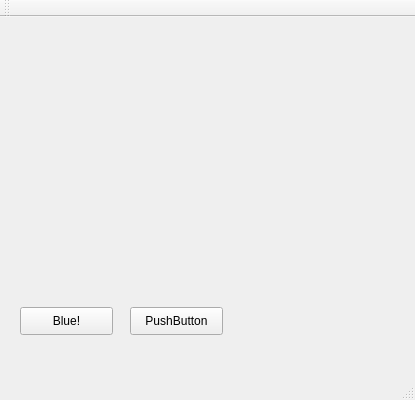
<?xml version="1.0" encoding="UTF-8"?>
<ui version="4.0">
 <class>QtWidgetsApplication1Class</class>
 <widget class="QMainWindow" name="QtWidgetsApplication1Class">
  <property name="geometry">
   <rect>
    <x>0</x>
    <y>0</y>
    <width>415</width>
    <height>400</height>
   </rect>
  </property>
  <property name="windowTitle">
   <string>QtWidgetsApplication1</string>
  </property>
  <widget class="QWidget" name="centralWidget">
   <widget class="QWidget" name="verticalLayoutWidget">
    <property name="geometry">
     <rect>
      <x>160</x>
      <y>170</y>
      <width>160</width>
      <height>80</height>
     </rect>
    </property>
    <layout class="QVBoxLayout" name="verticalLayout"/>
   </widget>
   <widget class="QPushButton" name="pushButton">
    <property name="geometry">
     <rect>
      <x>130</x>
      <y>290</y>
      <width>93</width>
      <height>28</height>
     </rect>
    </property>
    <property name="text">
     <string>PushButton</string>
    </property>
   </widget>
   <widget class="QPushButton" name="pushButton_2">
    <property name="geometry">
     <rect>
      <x>20</x>
      <y>290</y>
      <width>93</width>
      <height>28</height>
     </rect>
    </property>
    <property name="text">
     <string>Blue!</string>
    </property>
   </widget>
  </widget>
  <widget class="QMenuBar" name="menuBar">
   <property name="geometry">
    <rect>
     <x>0</x>
     <y>0</y>
     <width>415</width>
     <height>26</height>
    </rect>
   </property>
  </widget>
  <widget class="QToolBar" name="mainToolBar">
   <attribute name="toolBarArea">
    <enum>TopToolBarArea</enum>
   </attribute>
   <attribute name="toolBarBreak">
    <bool>false</bool>
   </attribute>
  </widget>
  <widget class="QStatusBar" name="statusBar"/>
 </widget>
 <layoutdefault spacing="6" margin="11"/>
 <resources>
  <include location="QtWidgetsApplication1.qrc"/>
 </resources>
 <connections/>
</ui>
